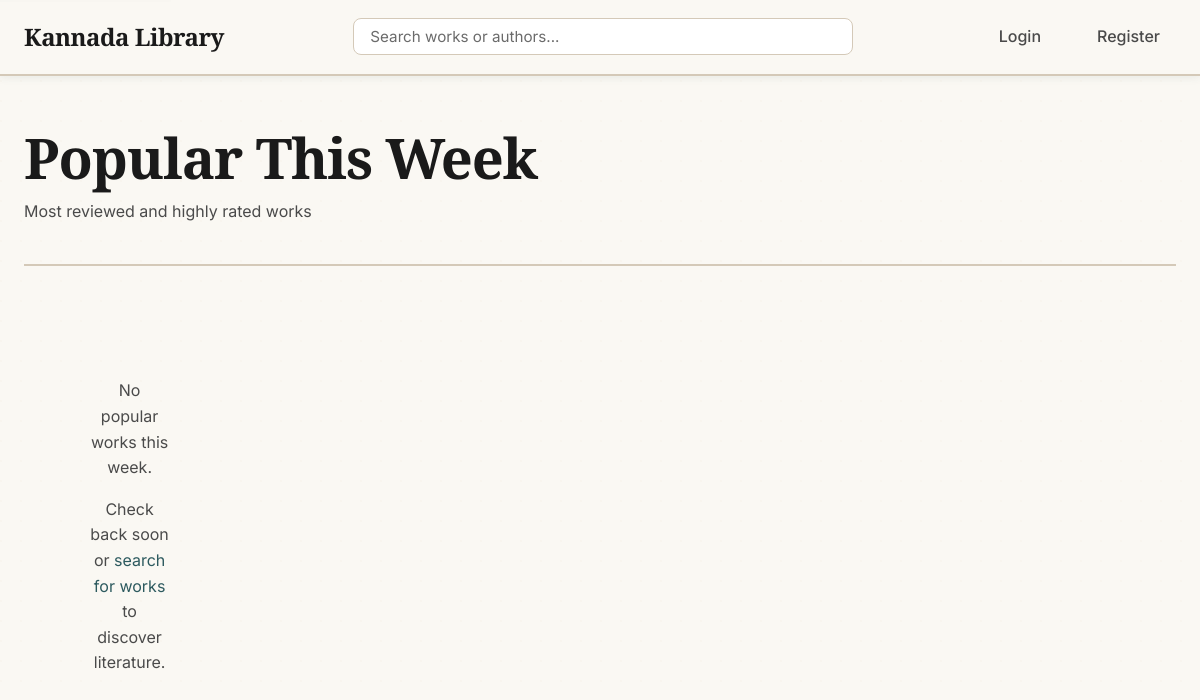
The app's page /, older data.
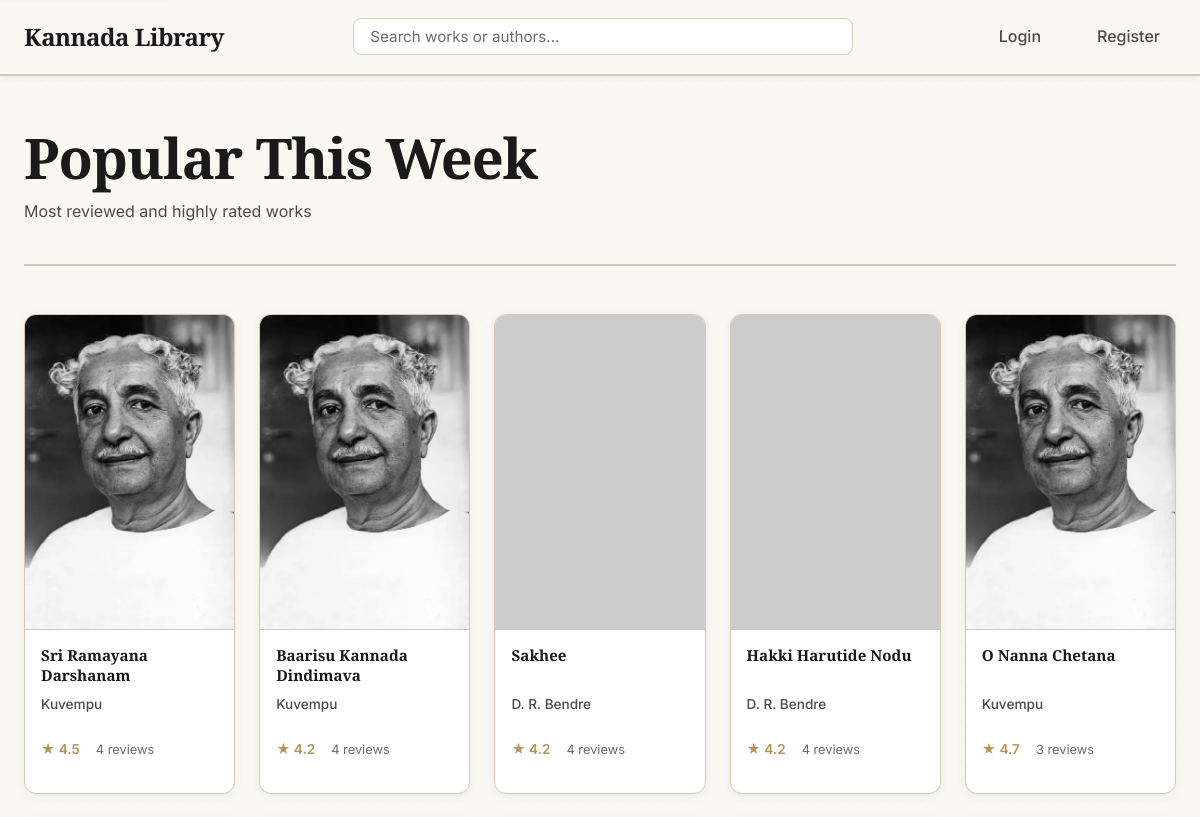
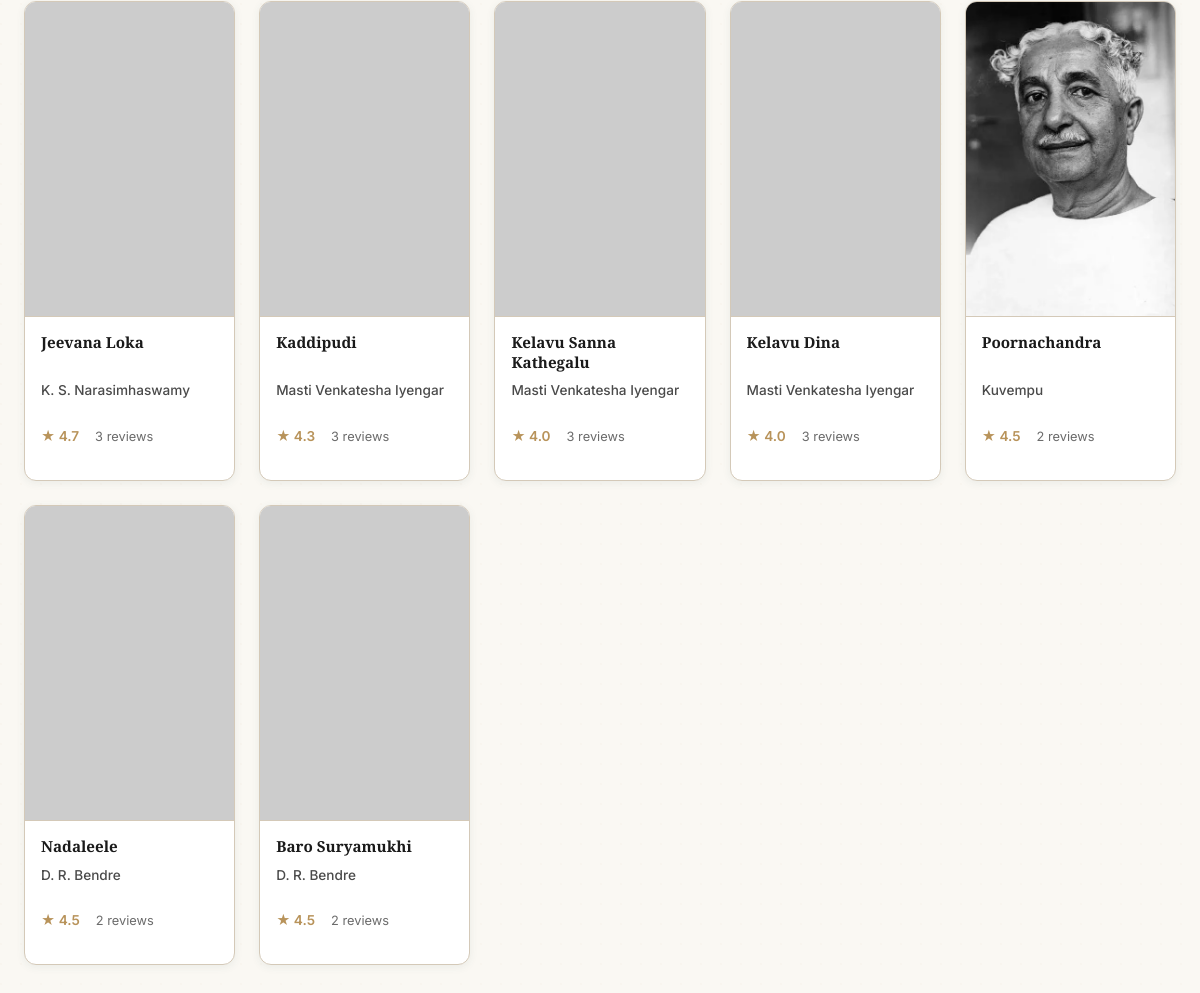
The same page, newer data (2 pictures, top to bottom).
### tables this page shows
CREATE TABLE Work (
    work_id INTEGER PRIMARY KEY AUTOINCREMENT,
    author_id INTEGER NOT NULL,
    title_kannada TEXT NOT NULL,
    title_english TEXT NOT NULL,
    synopsis TEXT,
    cover_image_url TEXT, -- e.g., 'kanooru_heggadithi.jpg'
    type TEXT, -- 'Novel', 'Poetry', 'Play'
    genres TEXT, -- JSON array of genres, e.g., '["Novel", "Social"]'
    FOREIGN KEY (author_id) REFERENCES Author (author_id)
);

### app.py (the view)
@app.route('/')
def homepage():
    db = get_db()
    popular_works = db.execute('''
        SELECT
            Work.*,
            Author.name_kannada as author_kannada,
            Author.name_english as author_english,
            Author.image_url as author_image_url,
            COUNT(CASE WHEN Review.date_logged >= datetime('now', '-7 days') THEN Review.review_id END) as review_count,
            AVG(CASE WHEN Review.date_logged >= datetime('now', '-7 days') THEN Review.rating END) as avg_rating
        FROM Work
        JOIN Author ON Work.author_id = Author.author_id
        LEFT JOIN Review ON Work.work_id = Review.work_id
        GROUP BY Work.work_id
        HAVING review_count > 0
        ORDER BY review_count DESC, avg_rating DESC
        LIMIT 12
    ''').fetchall()
    if len(popular_works) < 6:
        popular_works = db.execute('''
            SELECT
                Work.*,
                Author.name_kannada as author_kannada,
                Author.name_english as author_english,
                Author.image_url as author_image_url,
                COUNT(Review.review_id) as review_count,
                AVG(Review.rating) as avg_rating
            FROM Work
            JOIN Author ON Work.author_id = Author.author_id
            LEFT JOIN Review ON Work.work_id = Review.work_id
            GROUP BY Work.work_id
            HAVING review_count > 0
            ORDER BY review_count DESC, avg_rating DESC
            LIMIT 12
        ''').fetchall()
    return render_template('index.html', works=popular_works)

### app.py (called while the page is built)
def get_db():
    db = getattr(g, '_database', None)
    if db is None:
        db = g._database = sqlite3.connect(DATABASE)
        db.row_factory = sqlite3.Row
    return db

@app.teardown_appcontext
def close_connection(exception):
    db = getattr(g, '_database', None)
    if db is not None:
        db.close()

### templates/index.html (shortened to what this page needs)
{% extends "layout.html" %}
{% block content %}
    <header class="main-header">
        <h1>Popular This Week</h1>
        <p>Most reviewed and highly rated works</p>
    </header>
    <div class="work-grid" role="list">
        {% for work in works %}
            <a href="{{ url_for('work_details', work_id=work.work_id) }}" class="work-card" role="listitem" aria-label="{{ work.title_english }}">
                <div class="work-poster">
                    {% if work.author_image_url and work.author_image_url.strip() %}
                        <img
                            src="{{ url_for('static', filename='images/' + work.author_image_url) }}"
                            alt="Portrait of {{ work.author_english }}"
                            loading="lazy"
                            onerror="this.src='https://placehold.co/500x750/f5f2eb/6b6b6b?text={{ work.author_english|urlencode }}'"
                        >
                    {% elif work.cover_image_url and work.cover_image_url.strip() %}
                        <img
                            src="{{ url_for('static', filename='images/' + work.cover_image_url) }}"
                            alt="Cover for {{ work.title_english }}"
                            loading="lazy"
                        >
                    {% else %}
                        <img
                            src="https://placehold.co/500x750/f5f2eb/6b6b6b?text={{ work.author_english|urlencode }}"
                            alt="Portrait of {{ work.author_english }}"
                            loading="lazy"
                        >
                    {% endif %}
                </div>
                <div class="work-details">
                    <h3 class="work-title">{{ work.title_kannada }}</h3>
                    <p class="work-author">{{ work.author_english }}</p>
                    {% if work.review_count %}
                        <p class="work-stats">
                            <span class="rating">★ {{ "%.1f"|format(work.avg_rating) }}</span>
                            <span class="review-count">{{ work.review_count }} review{{ 's' if work.review_count != 1 else '' }}</span>
                        </p>
                    {% endif %}
                </div>
            </a>
        {% endfor %}
        {% if not works %}
            <div class="no-results">
                <p>No popular works this week.</p>
                <p>Check back soon or <a href="{{ url_for('search_results') }}">search for works</a> to discover literature.</p>
            </div>
        {% endif %}
    </div>
{% endblock %}

Row changes from the older to the newer data that the page shows:
now on this page (row edited): Work: title_kannada "Sri Ramayana Darshanam", author_english "Kuvempu", avg_rating "4.5", review_count "4", review_count "s"
now on this page (row edited): Work: title_kannada "Baarisu Kannada Dindimava", author_english "Kuvempu", avg_rating "4.2", review_count "4", review_count "s"
now on this page (row edited): Work: title_kannada "Sakhee", author_english "D. R. Bendre", avg_rating "4.2", review_count "4", review_count "s"
now on this page (row edited): Work: title_kannada "Hakki Harutide Nodu", author_english "D. R. Bendre", avg_rating "4.2", review_count "4", review_count "s"
now on this page (row edited): Work: title_kannada "O Nanna Chetana", author_english "Kuvempu", avg_rating "4.7", review_count "3", review_count "s"
now on this page (row edited): Work: title_kannada "Jeevana Loka", author_english "K. S. Narasimhaswamy", avg_rating "4.7", review_count "3", review_count "s"
now on this page (row edited): Work: title_kannada "Kaddipudi", author_english "Masti Venkatesha Iyengar", avg_rating "4.3", review_count "3", review_count "s"
now on this page (row edited): Work: title_kannada "Kelavu Sanna Kathegalu", author_english "Masti Venkatesha Iyengar", avg_rating "4.0", review_count "3", review_count "s"
now on this page (row edited): Work: title_kannada "Kelavu Dina", author_english "Masti Venkatesha Iyengar", avg_rating "4.0", review_count "3", review_count "s"
now on this page (row edited): Work: title_kannada "Poornachandra", author_english "Kuvempu", avg_rating "4.5", review_count "2", review_count "s"
now on this page (row edited): Work: title_kannada "Nadaleele", author_english "D. R. Bendre", avg_rating "4.5", review_count "2", review_count "s"
now on this page (row edited): Work: title_kannada "Baro Suryamukhi", author_english "D. R. Bendre", avg_rating "4.5", review_count "2", review_count "s"
Text that changed along with them:
text no longer shown: "No popular works this week. Check back soon or search for works to discover literature."
